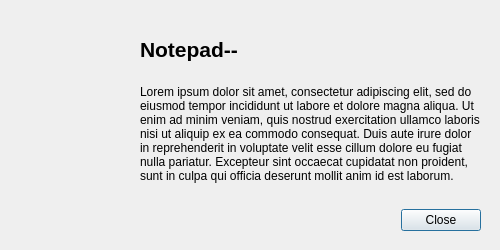
<?xml version="1.0" encoding="UTF-8"?>
<ui version="4.0">
 <class>AboutDialog</class>
 <widget class="QDialog" name="AboutDialog">
  <property name="geometry">
   <rect>
    <x>0</x>
    <y>0</y>
    <width>500</width>
    <height>250</height>
   </rect>
  </property>
  <property name="minimumSize">
   <size>
    <width>500</width>
    <height>250</height>
   </size>
  </property>
  <property name="maximumSize">
   <size>
    <width>500</width>
    <height>250</height>
   </size>
  </property>
  <property name="windowTitle">
   <string>About Notepad++</string>
  </property>
  <widget class="QLabel" name="label_3">
   <property name="geometry">
    <rect>
     <x>40</x>
     <y>20</y>
     <width>71</width>
     <height>71</height>
    </rect>
   </property>
   <property name="text">
    <string/>
   </property>
   <property name="pixmap">
    <pixmap resource="resources.qrc">:/img/logo.png</pixmap>
   </property>
  </widget>
  <widget class="QWidget" name="layoutWidget">
   <property name="geometry">
    <rect>
     <x>140</x>
     <y>20</y>
     <width>341</width>
     <height>211</height>
    </rect>
   </property>
   <layout class="QVBoxLayout" name="verticalLayout">
    <item>
     <widget class="QLabel" name="label">
      <property name="font">
       <font>
        <pointsize>16</pointsize>
        <weight>75</weight>
        <bold>true</bold>
       </font>
      </property>
      <property name="text">
       <string>Notepad--</string>
      </property>
     </widget>
    </item>
    <item>
     <widget class="QLabel" name="label_2">
      <property name="text">
       <string>Lorem ipsum dolor sit amet, consectetur adipiscing elit, sed do eiusmod tempor incididunt ut labore et dolore magna aliqua. Ut enim ad minim veniam, quis nostrud exercitation ullamco laboris nisi ut aliquip ex ea commodo consequat. Duis aute irure dolor in reprehenderit in voluptate velit esse cillum dolore eu fugiat nulla pariatur. Excepteur sint occaecat cupidatat non proident, sunt in culpa qui officia deserunt mollit anim id est laborum.</string>
      </property>
      <property name="wordWrap">
       <bool>true</bool>
      </property>
     </widget>
    </item>
    <item>
     <spacer name="verticalSpacer">
      <property name="orientation">
       <enum>Qt::Vertical</enum>
      </property>
      <property name="sizeType">
       <enum>QSizePolicy::Fixed</enum>
      </property>
      <property name="sizeHint" stdset="0">
       <size>
        <width>20</width>
        <height>20</height>
       </size>
      </property>
     </spacer>
    </item>
    <item>
     <widget class="QDialogButtonBox" name="buttonBox">
      <property name="standardButtons">
       <set>QDialogButtonBox::Close</set>
      </property>
     </widget>
    </item>
   </layout>
  </widget>
 </widget>
 <resources>
  <include location="resources.qrc"/>
 </resources>
 <connections>
  <connection>
   <sender>buttonBox</sender>
   <signal>rejected()</signal>
   <receiver>AboutDialog</receiver>
   <slot>reject()</slot>
   <hints>
    <hint type="sourcelabel">
     <x>310</x>
     <y>215</y>
    </hint>
    <hint type="destinationlabel">
     <x>249</x>
     <y>124</y>
    </hint>
   </hints>
  </connection>
 </connections>
</ui>
